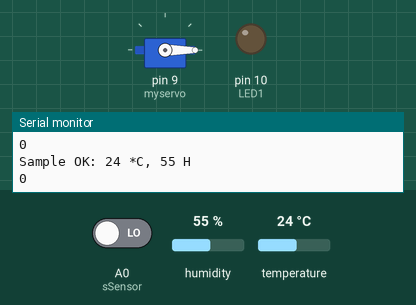
A sketch run on a simulated Arduino Uno, built with avr-gcc and run on an emulated ATmega328P. On the bench: servo, output pins drawn as LEDs (lit = HIGH), the last lines printed to the serial monitor. Inputs (shaded band) come from the test bench; at power-on: A0 (sSensor) LOW, temperature 24 °C, humidity 55 %.

Above: at 1.2 s.
1.3 s: A0 (sSensor) driven HIGH
At 1.6 s:
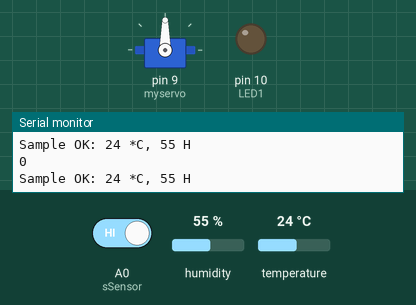
4.3 s: temperature set to 41 °C
At 5.3 s:
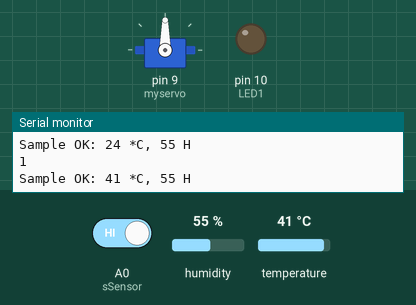
5.8 s: temperature set to 35 °C
8.6 s: temperature set to 32 °C
At 11.3 s:
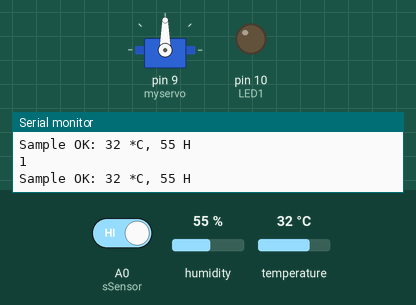
11.6 s: temperature set to 34 °C
At 13.6 s:
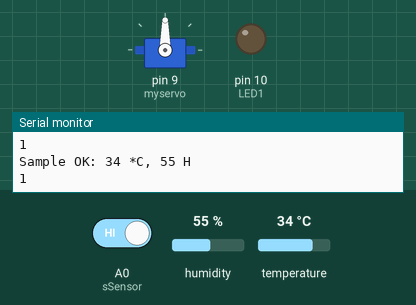
14.0 s: temperature set to 12 °C
At 16.1 s:
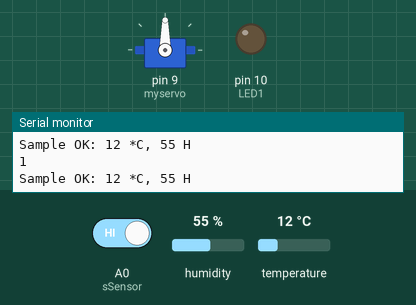
Timing chart, 0 to 18.0 s (numbered marks = the images above; inputs shaded):
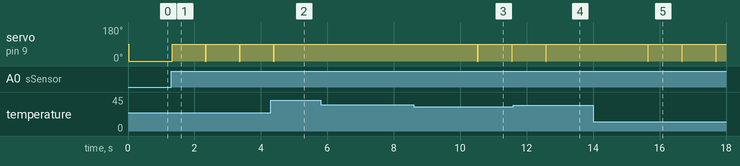

The sketch:

Kettle.ino
```cpp
#include <Servo.h>
#include <SimpleDHT.h>

Servo myservo; // declaring servo name

int LED1 = 10;
int sSensor =A0; // sound sensor pin
int hSensor = 8; // humidity sensor pin

SimpleDHT11 dht11(hSensor);

byte temperature = 0;
byte humidity = 0;


void setup() {
 Serial.begin(9600);

 myservo.attach(9);
 pinMode(LED1, OUTPUT);
 pinMode(sSensor, INPUT);
 pinMode(hSensor, INPUT);

}

void loop() {
  int data = digitalRead(sSensor);

  int read;
  read = dht11.read(&temperature, &humidity,NULL);

  Serial.print("Sample OK: ");
  Serial.print((int)temperature); Serial.print(" *C, ");
  Serial.print((int)humidity); Serial.println(" H");


   if (data == 1 ){
    kettleOFF();
    delay(1000);
   }

  if (temperature == 39 && humidity >= 93){
   kettleOFF();
   delay(1000);
  }
  if (temperature <= 33){
 kettleON();
  }
  Serial.println(data);
}


void kettleOFF(){
  digitalWrite(LED1, HIGH);
  myservo.write(90);
  digitalWrite(LED1, LOW);
}

void kettleON(){
  myservo.write(0);
}
```

Measured:
- the behaviour switches between 34 and 33 °C on temperature (found by bisection; images 2 and 3)
- after the input at 1.3 s, servo on pin 9 (myservo): 0° → 90° at once
- after the input at 4.3 s, servo on pin 9 (myservo): goes on until 4.4 s, then stays 90°
- after the input at 8.6 s, servo on pin 9 (myservo): alternates 90° for 1.0 s and 0° for 0.02 s, starting after 1.9 s
- after the input at 11.6 s, servo on pin 9 (myservo): goes on until 12.6 s, then stays 90°
- after the input at 14.0 s, servo on pin 9 (myservo): alternates 90° for 1.0 s and 0° for 0.02 s, starting after 1.6 s
